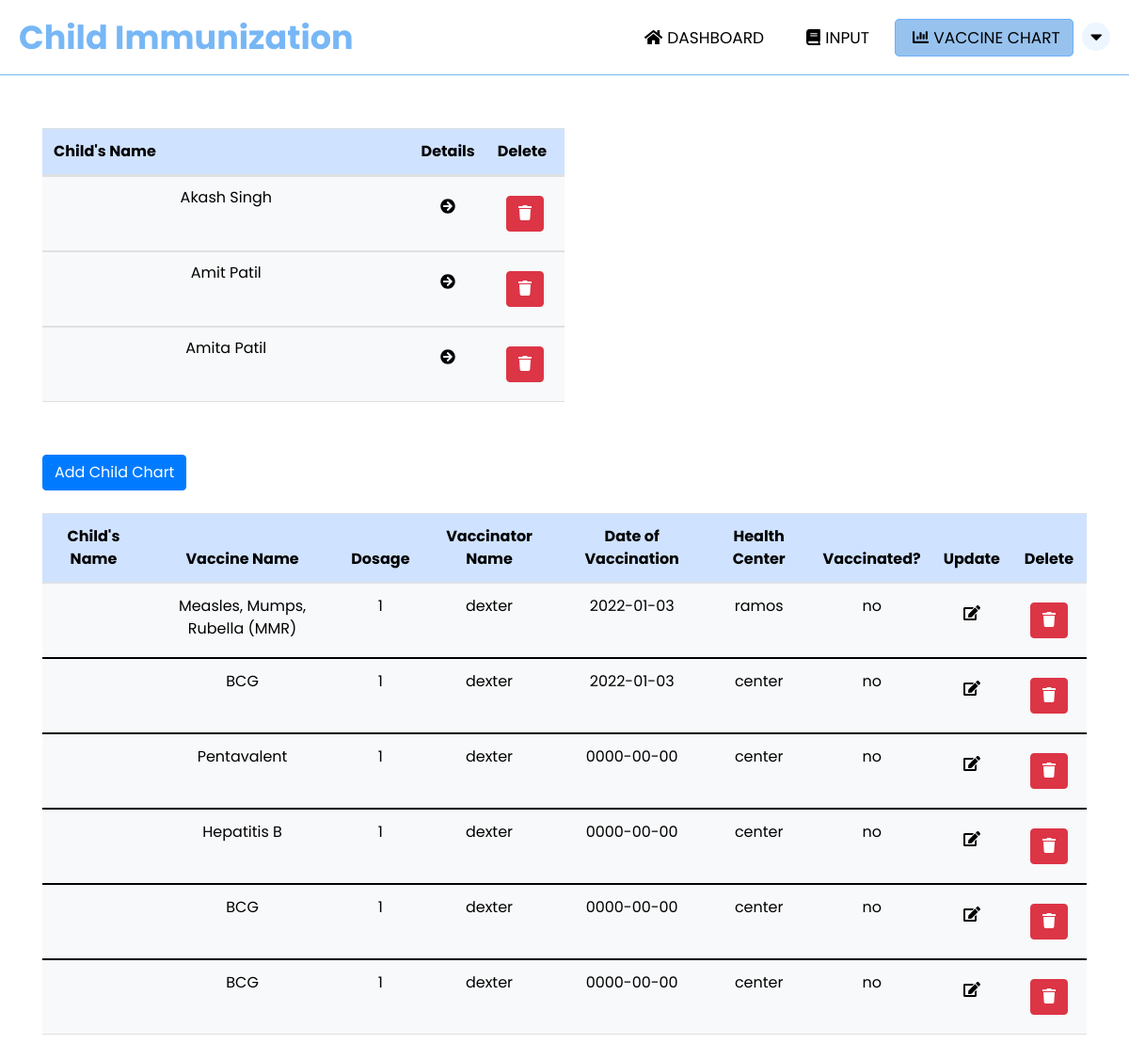
The page /admin_chart.php on the database its author committed.
### tables this page shows
CREATE TABLE `child_tbl` (
  `child_id` int(11) NOT NULL,
  `parent_id` int(11) NOT NULL,
  `firstname` varchar(50) NOT NULL,
  `lastname` varchar(50) NOT NULL,
  `middlename` varchar(50) NOT NULL,
  `dateofbirth` date NOT NULL,
  `placeofbirth` varchar(100) NOT NULL,
  `address` varchar(50) NOT NULL,
  `fathername` varchar(50) NOT NULL,
  `mothername` varchar(50) NOT NULL,
  `birthheight` int(11) NOT NULL,
  `birthweight` int(11) NOT NULL,
  `sex` varchar(50) NOT NULL
);

CREATE TABLE `chart` (
  `chart_id` int(11) NOT NULL,
  `child_id` int(11) NOT NULL,
  `vaccine_id` int(11) NOT NULL,
  `dose` int(11) NOT NULL,
  `healthcare_id` int(11) NOT NULL,
  `dateofvaccination` date NOT NULL,
  `healthcenter_id` int(11) NOT NULL,
  `vaccinated` varchar(3) NOT NULL
);

CREATE TABLE `vaccine` (
  `vaccine_id` int(11) NOT NULL,
  `vaccinename` varchar(50) NOT NULL
);

CREATE TABLE `healthcare_info` (
  `healthcare_id` int(11) NOT NULL,
  `vaccinatorname` varchar(50) NOT NULL
);

CREATE TABLE `healthcenter_tbl` (
  `healthcenter_id` int(11) NOT NULL,
  `healthcenter` varchar(255) NOT NULL
);

### admin_chart.php (the view, shortened to what this page needs)
<?php
include("php/connection.php");
?>
<!DOCTYPE html>
<html lang="en">
<head>
    <link rel="stylesheet" href="https://cdnjs.cloudflare.com/ajax/libs/font-awesome/4.7.0/css/font-awesome.min.css">
    <link rel="stylesheet" href="path/to/font-awesome/css/font-awesome.min.css">
    <link href="https://cdn.jsdelivr.net/npm/bootstrap@5.1.3/dist/css/bootstrap.min.css" rel="stylesheet">
    <link rel="stylesheet" href="admin_chart.css">
    <link rel="stylesheet" href="https://cdnjs.cloudflare.com/ajax/libs/twitter-bootstrap/4.1.1/css/bootstrap.css">
   <link rel="stylesheet" href="https://cdn.datatables.net/1.10.19/css/dataTables.bootstrap4.min.css">
   <link rel="stylesheet" href="https://cdn.datatables.net/responsive/2.2.3/css/responsive.bootstrap.min.css">
   <link rel="stylesheet" href="https://cdn.datatables.net/fixedheader/3.2.0/css/fixedHeader.dataTables.min.css">
</head>
<body>
<nav>
  <label class="logo">Child Immunization</label>
  <ul>
    <li><a href="admin_index.php"><i class="fas fa-home" id="icon"></i>Dashboard</a></li>
    <li><a href="admin_input.php"><i class="fas fa-book"  id="icon"></i>Input</a></li>
    <li><a href="admin_chart.php" class="active"><i class="fa fa-chart-bar"  id="icon"></i>Vaccine Chart</a></li>
    <div class="dropdown">
      <button class="dropbtn"><i class="fa fa-caret-down"></i></button>
    </div>
  </ul>
</nav>
<div class="container" style="overflow-x: auto">
    <table id="example" class="table table-primary table-hover" style="width:50%;">
        <thead>
            <tr>
              <th>Child's Name</th>
              <th style="width: 10%">Details</th>
              <th style="width: 15%">Delete</th>
            </tr>
        </thead>
        <tbody class="table table-light" style="line-height: 20px">
            <?php
            $sql = "SELECT * FROM child_tbl";
            $stmt = $con->prepare($sql);
            $stmt->execute();
            $result = $stmt->get_result();
            while($row = $result->fetch_assoc()){
            ?>
            <tr>
                <td><?php echo $row['firstname']."  ".$row['lastname']; ?></td>
                <td><button id="id-<?php echo $row['child_id']; ?>" type="button" class="btn btn-primary view_chart" style="color: black; border: none">
                <i class="fa fa-arrow-circle-right"></i>
                </button></td>
                <td>
                <form action="php/delete.php" method="POST">
                    <button type="submit" name="delete_child" class="btn btn-danger"><a href="php/delete.php"></a><i class="fa fa-trash"></i></button>
                </form>
                </td>
            </tr>
            <?php } ?>
        </tbody>
    </table>
</div>
<div class="container" style="overflow-x: auto">
        <button type="button" class="btn btn-primary" data-bs-toggle="modal" data-bs-target="#adduserchart">
              Add Child Chart
        </button>
        <br><br>
  <table id="example" class="table table table-hover" style="width:100%">
      <thead class="table table-primary">
          <tr>
              <th>Child's Name</th>
              <th>Vaccine Name</th>
              <th>Dosage</th>
              <th>Vaccinator Name</th>
              <th>Date of Vaccination</th>
              <th>Health Center</th>
              <th>Vaccinated?</th>
              <th>Update</th>
              <th>Delete</th>
          </tr>
      </thead>
      <tbody class="table table-light">
          <?php
         $sql = "SELECT *, child_tbl.firstname, child_tbl.lastname, vaccine.vaccinename, healthcare_info.vaccinatorname, chart.dateofvaccination, healthcenter_tbl.healthcenter
         FROM ((((chart
         LEFT JOIN child_tbl ON chart.child_id = child_tbl.child_id)
         LEFT JOIN vaccine ON chart.vaccine_id = vaccine.vaccine_id)
         LEFT JOIN healthcare_info ON chart.healthcare_id = healthcare_info.healthcare_id)
         LEFT JOIN  healthcenter_tbl ON chart.healthcenter_id = healthcenter_tbl.healthcenter_id)
         ";
          $stmt = $con->prepare($sql);
          $stmt->execute();
          $result = $stmt->get_result();
          while($row = $result->fetch_assoc()){
          ?>
          <tr>
              <td><?php echo $row['firstname'].'  '.$row['lastname']; ?></td>
              <td><?php echo $row['vaccinename']; ?></td>
              <td><?php echo $row['dose']; ?></td>
              <td><?php echo $row['vaccinatorname']; ?></td>
              <td><?php echo $row['dateofvaccination']; ?></td>
              <td><?php echo $row['healthcenter']; ?></td>
              <td><?php echo $row['vaccinated']; ?></td>
              <td><button id="id-<?php echo $row['chart_id']; ?>" type="button" class="btn btn-primary editbtn" style="color: black; border: none;">
              <i class="fas fa-edit"></i>
              </button></td>
              <td>
              <form action="php/delete.php" method="POST">
                  <button type="submit" name="delete_chart" class="btn btn-danger"><a href="php/delete.php"></a><i class="fa fa-trash"></i></button>
              </form>
              </td>
          </tr>
          <?php } ?>
      </tbody>
  </table>
</div>
</body>
</html>

### admin_chart.css (style rules this page uses)
* { padding: 0; margin: 0; text-decoration: none; list-style: none; box-sizing: border-box; font-family: 'Poppins' , sans-serif; }
nav { background: #ffffff; height: 80px; width: 100%; border-bottom: 1px solid #77b7f6; }
label.logo { color: #000000; font-size: 35px; line-height: 80px; padding: 0 20px; font-weight: bold; }
nav ul { float: right; margin-right: 20px; }
nav ul li { display: inline-block; line-height: 80px; margin: 0 5px; }
nav ul li a { color: #000000; font-size: 17px; padding: 7px 13px; border-radius: 5px; text-transform: uppercase; }
#icon { display: inline-block; text-align: center; margin: 0 5px; }
a.active, a:hover { background:#97c2ee; border: 1px solid #6daffe; transition: .3s; }
.dropbtn { border-radius: 50%; background-color: #edf6ff; width: 30px; margin-top: 20px; color: #000000; padding: 0; font-size: 20px; border: none; cursor: pointer; }
.dropdown { position: relative; display: inline-block; }
.container { margin-top: 50px; margin-bottom: 30px; }
thead { text-align: center; }
td { text-align: center; }

### rows shown on the page
child_tbl: firstname "Akash", lastname "Singh"
child_tbl: firstname "Amit", lastname "Patil"
child_tbl: firstname "Amita", lastname "Patil"
chart: vaccine.vaccinename "Measles, Mumps, Rubella (MMR)", dose "1", healthcare.vaccinatorname "dexter", dateofvaccination "2022-01-03", healthcenter.healthcenter "ramos", vaccinated "no"
chart: vaccine.vaccinename "BCG", dose "1", healthcare.vaccinatorname "dexter", dateofvaccination "2022-01-03", healthcenter.healthcenter "center", vaccinated "no"
chart: vaccine.vaccinename "Pentavalent", dose "1", healthcare.vaccinatorname "dexter", dateofvaccination "0000-00-00", healthcenter.healthcenter "center", vaccinated "no"
chart: vaccine.vaccinename "Hepatitis B", dose "1", healthcare.vaccinatorname "dexter", dateofvaccination "0000-00-00", healthcenter.healthcenter "center", vaccinated "no"
chart: vaccine.vaccinename "BCG", dose "1", healthcare.vaccinatorname "dexter", dateofvaccination "0000-00-00", healthcenter.healthcenter "center", vaccinated "no"
chart: vaccine.vaccinename "BCG", dose "1", healthcare.vaccinatorname "dexter", dateofvaccination "0000-00-00", healthcenter.healthcenter "center", vaccinated "no"
